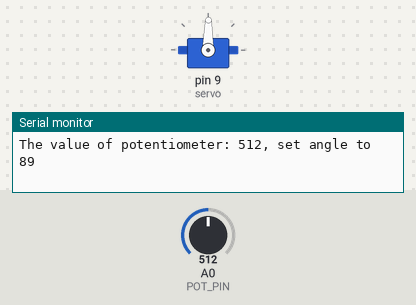
Bench run of a sketch on a simulated Arduino Uno, built with avr-gcc and run on an emulated ATmega328P. On the bench: servo, the last lines printed to the serial monitor. The test bench sets the inputs (shaded band); at power-on: A0 (POT_PIN) = 512.

Above: at 1.2 s.
1.3 s: A0 (POT_PIN) set to 559
At 2.7 s:
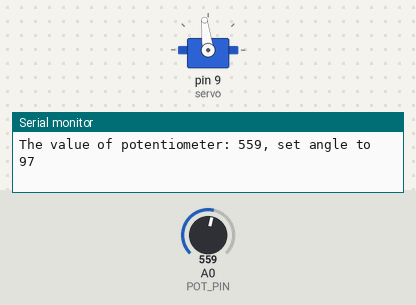
4.3 s: A0 (POT_PIN) set to 588
At 4.9 s:
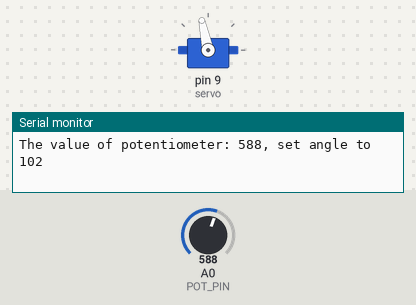
5.8 s: A0 (POT_PIN) set to 306
At 6.2 s:
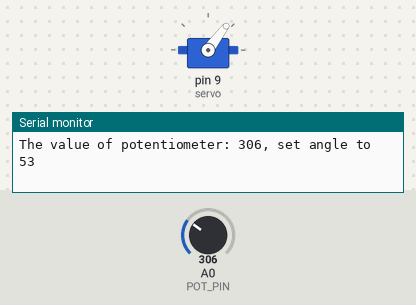
7.3 s: A0 (POT_PIN) set to 108
At 8.1 s:
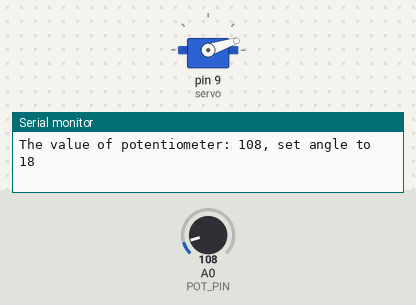
8.8 s: A0 (POT_PIN) set to 89
At 9.5 s:
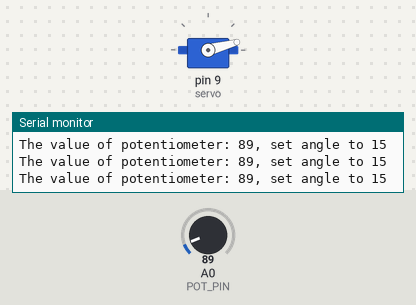
11.8 s: A0 (POT_PIN) set to 122
At 13.3 s:
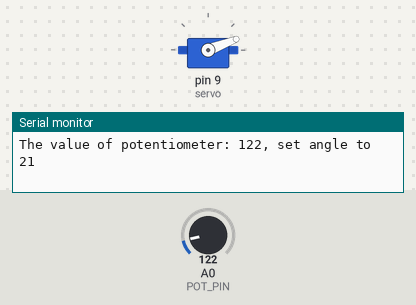
Timing chart, 0 to 14.3 s (numbered marks = the images above; inputs shaded):
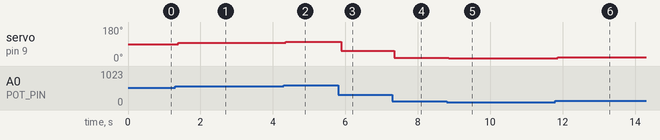

The sketch:

project_05_mood_cue.ino
```cpp
#include <Servo.h>

const int POT_PIN = A0;

Servo servo;

void setup() {
  servo.attach(9);
  Serial.begin(9600);
}

void loop() {
  auto potValue = analogRead(POT_PIN);
  auto angle = map(potValue, 0, 1023, 0, 179);
  Serial.print("The value of potentiometer: ");
  Serial.print(potValue);
  Serial.print(", set angle to ");
  Serial.println(angle);
  servo.write(angle);
  delay(10);
}
```

Measured:
- after the input at 1.3 s, servo on pin 9 (servo): 89° → 97° after 0.09 s
- after the input at 4.3 s, servo on pin 9 (servo): 97° → 102° after 0.05 s
- after the input at 5.8 s, servo on pin 9 (servo): 102° → 53° after 0.09 s
- after the input at 7.3 s, servo on pin 9 (servo): 53° → 18° after 0.05 s
- after the input at 8.8 s, servo on pin 9 (servo): 18° → 15° after 0.05 s
- after the input at 11.8 s, servo on pin 9 (servo): 15° → 21° after 0.06 s
